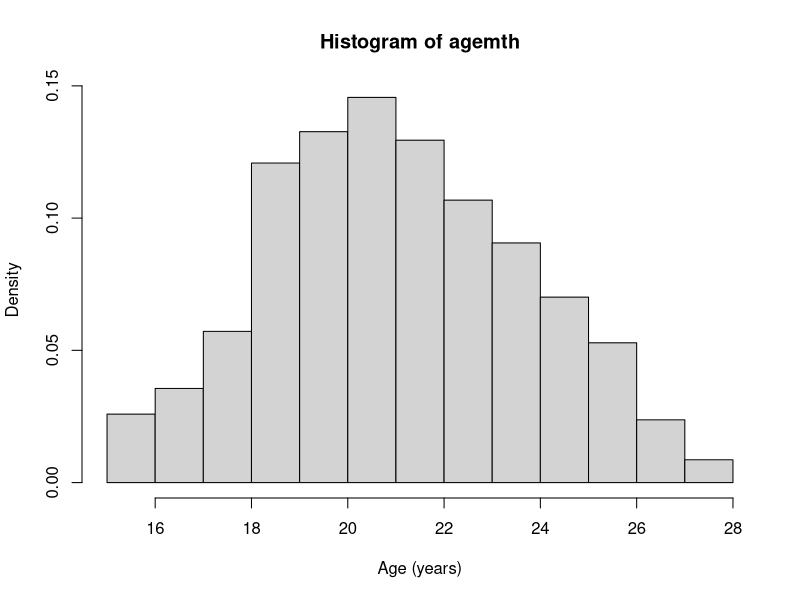
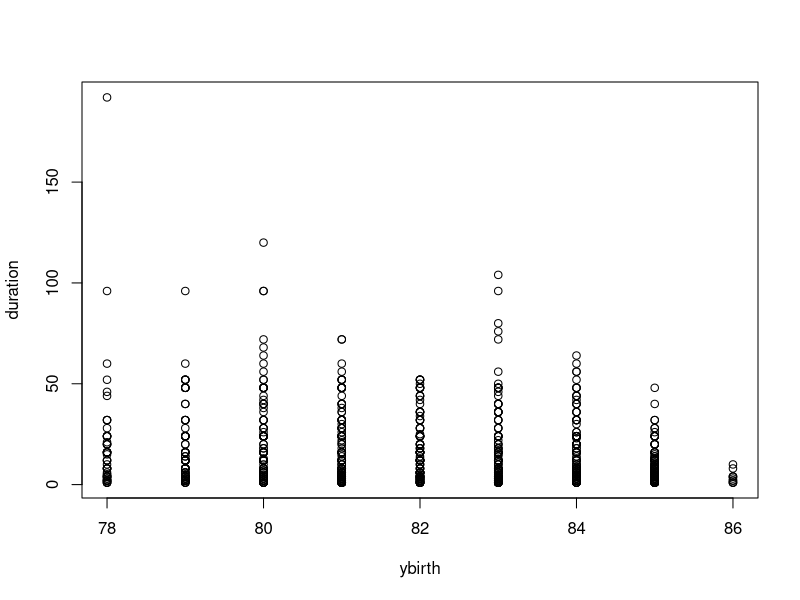
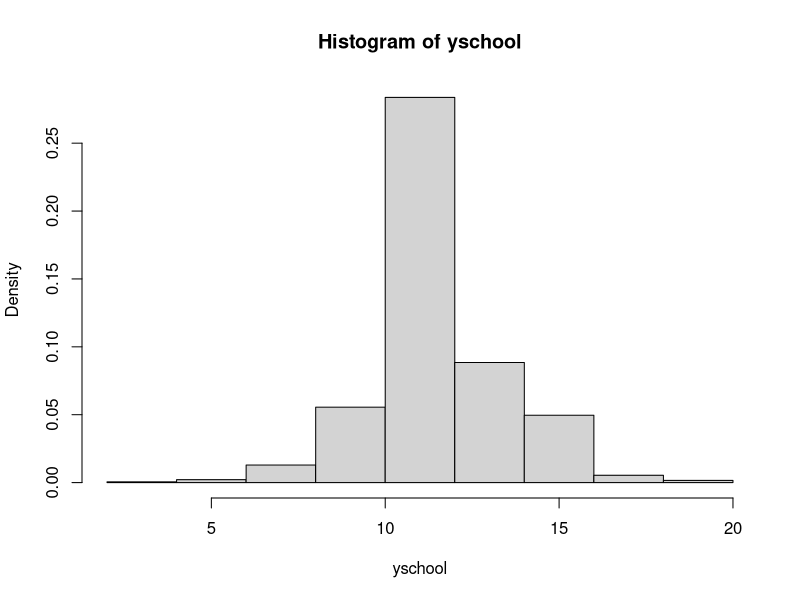
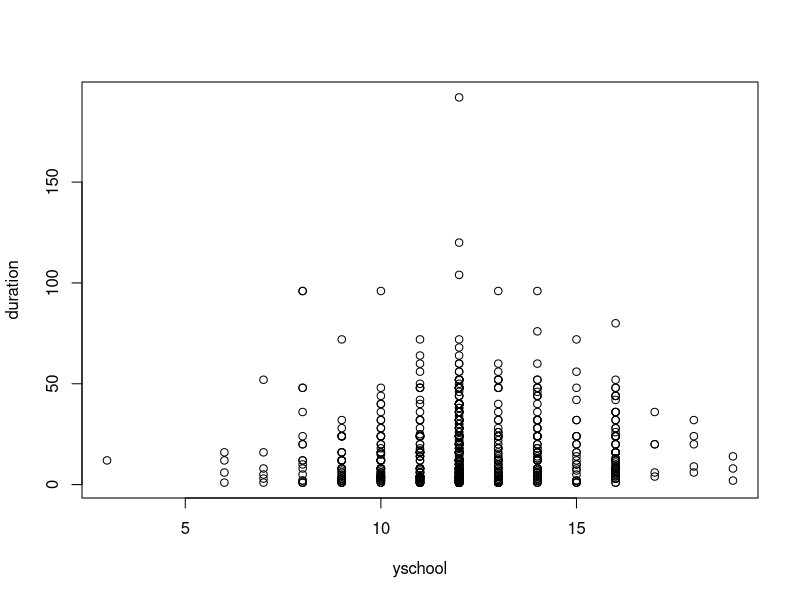
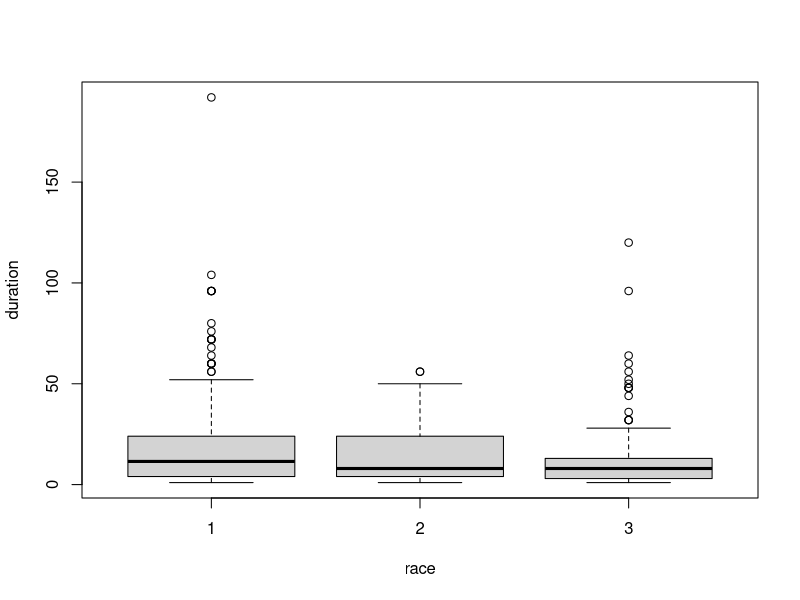
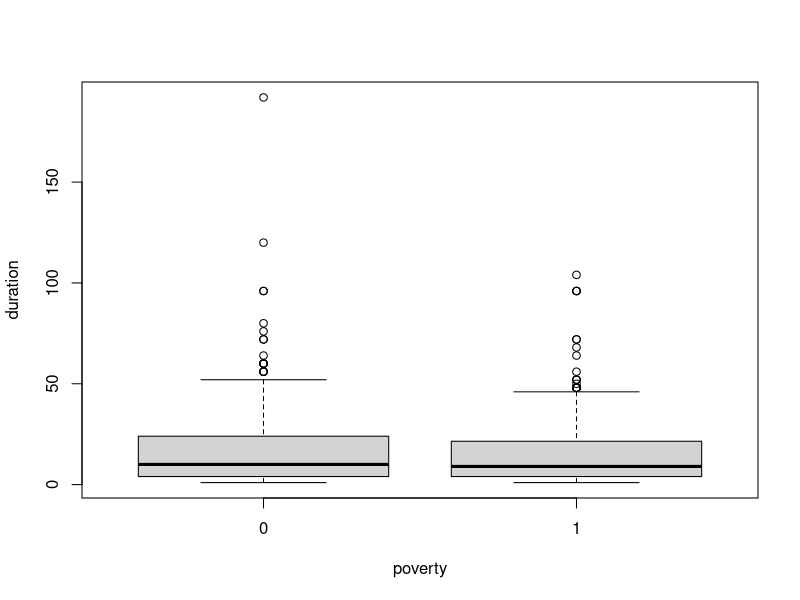
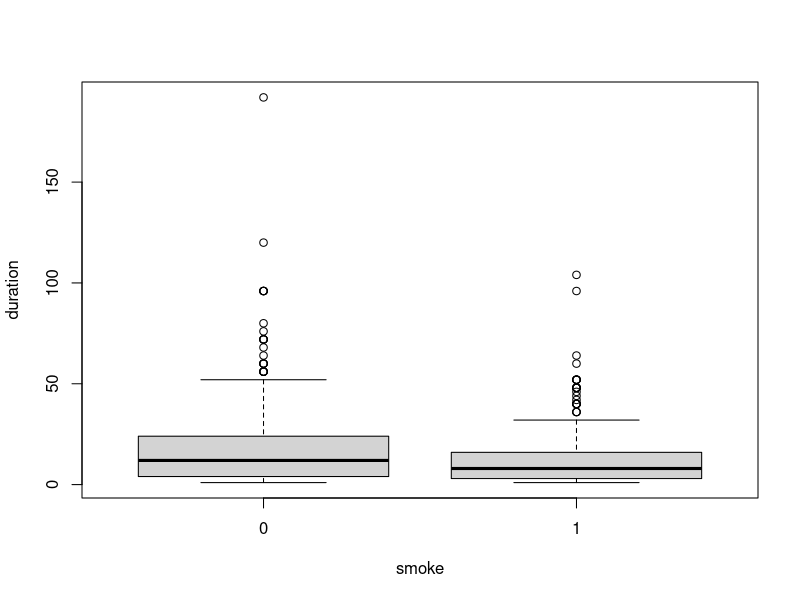
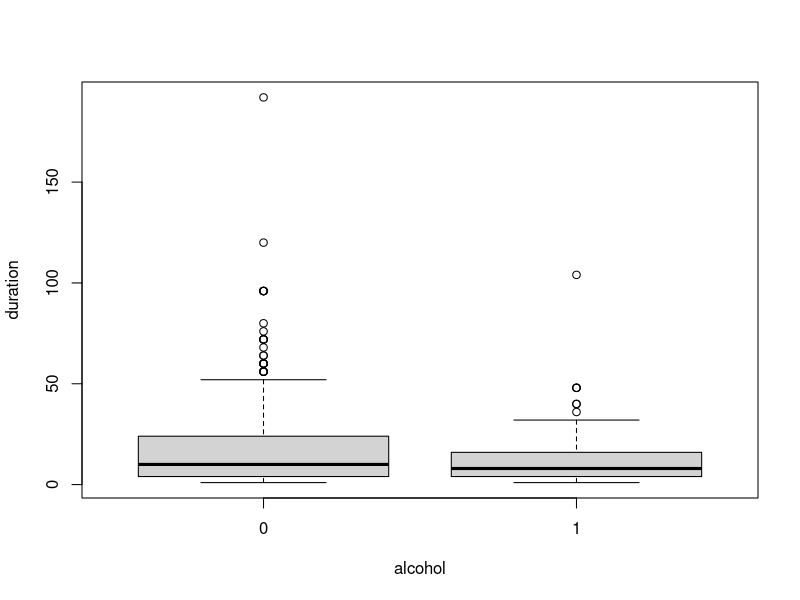

These figures' R source, in order:
## clear list
rm(list = ls())
## Install survival and KMsurv library
library(survival)
library(KMsurv)

## Define bfeed as a data frame, attach it the the script so we do not have to rewrite it everytime we use the data frame
data(bfeed)
attach(bfeed)

## Call bfeed to look at the data
bfeed

## See the number of row, the number of censored data, and the summary of bfeed
nrow(bfeed)
nrow(subset(bfeed, delta=="0"))
summary(bfeed)
## There are 927 rows = 927 samples
## It can be found that race, poverty, smoke, alcohol, and pc3mth which are factors are still treated as numerical features

## Convert those features to factor
bfeed$race <- factor(bfeed$race)
bfeed$poverty <- factor(bfeed$poverty)
bfeed$smoke <- factor(bfeed$smoke)
bfeed$alcohol <- factor(bfeed$alcohol)
bfeed$pc3mth <- factor(bfeed$pc3mth)


## Check the summary again, now they all are factors
summary(bfeed)
bfeed

## We study the distribution of the age of mother at birth of child
hist(agemth, freq = FALSE, xlab = "Age (years)")
plot(ybirth, duration)
## From the histogram plot, It is found that the sample group's age forms a normal distribution from the min of 15 to max of 28 years old
## From the dot plot, we can already identify some outliers as there are just three 18 yrs old and five 28 yrs old 
## and seven samples who breast feed near and more than 100 weeks out of total 927.

## We study the distribution of the education level of mother too
hist(yschool, freq = FALSE, xlab = "yschool")
plot(yschool, duration)

## Now, let's see if there are any noticeable information on duration of breastfeed on each factor using box plots
boxplot(duration ~ race)
boxplot(duration ~ poverty)
boxplot(duration ~ smoke)
boxplot(duration ~ alcohol)
boxplot(duration ~ pc3mth)
## there is not a significant information we can acquire from this exercise except 
## that the distribution of the "other" race is narrower than the other two which is not very useful

### Survival analysis ###

## Start with the Kaplan-Meier analysis on the general model
fit <- survfit(Surv(duration, delta) ~ 1, data = bfeed, conf.type = "log")
summary(fit)
## Since the upper 95% CI is never above 1, it is safe to use the log method 

## Followed by the Kaplan-Meier curve 
plot(fit, conf.int = 0.95, conf.type= "log", ylim = (0.0:1.0), mark.time = FALSE, col = 1:1, xlab = "Duration", ylab = "Survival")

## Now try with log-log to see the difference
fit_log2 <- survfit(Surv(duration, delta) ~ 1, data = bfeed, conf.type = "log-log")
summary(fit_log2)

plot(fit_log2, conf.int = 0.95, conf.type= "log-log", ylim = (0.0:1.0), mark.time = FALSE, col = 1:1, xlab = "Duration", ylab = "Survival")

## Next we will look at the effect of each feature to the Survivability with log-rank test

## race
fit_race <- survfit(Surv(duration, delta) ~ race, data = bfeed, conf.type = "log")
summary(fit_race)
plot(fit_race, conf.int = 0.95, conf.type= "log", ylim = (0.0:1.0),mark.time = FALSE, col = 1:3, xlab = "Duration", ylab = "Survival", main = "KPM by race")
legend("topright", legend = unique(bfeed$race), lty = 3, col = 1:3, bty = "n", ncol =3)
diff_race <- survdiff(Surv(duration, delta) ~race, data = bfeed)
diff_race
## from the result, we see that the Chi^2 is above 3.841 and the p-value < 0.05 
## The indication that we can reject the null hypothesis
## We can also see that race 1 (white)'s observed breastfeeding completion is less than the expected number, whereas it is higher for the other two races 

## poverty
fit_poor <- survfit(Surv(duration, delta) ~ poverty, data = bfeed, conf.type = "log")
summary(fit_poor)
plot(fit_poor, conf.int = 0.95, conf.type= "log", ylim = (0.0:1.0),mark.time = FALSE, col = 1:2, xlab = "Duration", ylab = "Survival", main = "KPM by poverty")
legend("topright", legend = unique(bfeed$poverty), lty = 2, col = 1:2, bty = "n", ncol =2)
diff_poor <- survdiff(Surv(duration, delta) ~poverty, data = bfeed)
diff_poor
## from the result, we see that the Chi^2 is below 3.841 and the p-value > 0.05 
## The indication that we cannot reject the null hypothesis

## smoke
fit_smoke <- survfit(Surv(duration, delta) ~ smoke, data = bfeed, conf.type = "log")
summary(fit_smoke)
plot(fit_smoke, conf.int = 0.95, conf.type= "log", ylim = (0.0:1.0),mark.time = FALSE, col = 1:2, xlab = "Duration", ylab = "Survival", main = "KPM by smoke")
legend("topright", legend = unique(bfeed$smoke), lty = 2, col = 1:2, bty = "n", ncol =2)
diff_smoke <- survdiff(Surv(duration, delta) ~smoke, data = bfeed)
diff_smoke
## from the result, we see that the Chi^2 is above 3.841 and the p-value < 0.05 
## The indication that we can reject the null hypothesis
## We can also see that the non-smoking group has more samples with complete breastfeeding than expected, while the smoking group has less

## alcohol
fit_alcohol <- survfit(Surv(duration, delta) ~ alcohol, data = bfeed, conf.type = "log")
summary(fit_alcohol)
plot(fit_alcohol, conf.int = 0.95, conf.type= "log", ylim = (0.0:1.0),mark.time = FALSE, col = 1:2, xlab = "Duration", ylab = "Survival", main = "KPM by alcohol")
legend("topright", legend = unique(bfeed$alcohol), lty = 2, col = 1:2, bty = "n", ncol =2)
diff_alcohol <- survdiff(Surv(duration, delta) ~alcohol, data = bfeed)
diff_alcohol
## from the result, we see that the Chi^2 is below 3.841 and the p-value > 0.05 
## The indication that we cannot reject the null hypothesis 

## pc3mth
fit_pc3mth <- survfit(Surv(duration, delta) ~ pc3mth, data = bfeed, conf.type = "log")
summary(fit_pc3mth)
plot(fit_pc3mth, conf.int = 0.95, conf.type= "log", ylim = (0.0:1.0),mark.time = FALSE, col = 1:2, xlab = "Duration", ylab = "Survival", main = "KPM by parental care after 3rd month")
legend("topright", legend = unique(bfeed$pc3mth), lty = 2, col = 1:2, bty = "n", ncol =2)
diff_pc3mth <- survdiff(Surv(duration, delta) ~pc3mth, data = bfeed)
diff_pc3mth
## from the result, we see that the Chi^2 is below 3.841 and the p-value > 0.05 
## The indication that we cannot reject the null hypothesis

## It seems that we can disregard poverty, alcohol, and the parental care influence in the completion of breastfeeding
## However, let's see if the Cox proportional hazards regression model agree with this conclusion

cox_fit_gen <- coxph(Surv(duration, delta) ~ race + poverty + smoke + alcohol + agemth + ybirth + yschool + pc3mth, data = bfeed)
cox_fit_gen
## we have an agreement on alcohol and parental care but not on poverty as its Wald test p-value is < 0.05, so let's also use the likelihood ratio test to be more confident
cox_fit_no_alcohol <- update(cox_fit_gen,. ~ . - alcohol)
anova(cox_fit_gen,cox_fit_no_alcohol)
cox_fit_no_pc3mth <- update(cox_fit_gen,. ~ . - pc3mth)
anova(cox_fit_gen,cox_fit_no_pc3mth)
# From the result, we can conclude that alcohol and pc3mth can be dropped as their likelihood ratio test's p-values are close to their Wald test's 

## Update the gen model to remove alcohol and pc3mth and do the Wald test again to see the p-value of poverty
cox_fit_gen <- coxph(Surv(duration, delta) ~ race + poverty + smoke + agemth + ybirth + yschool, data = bfeed)
cox_fit_gen
## It has increased but still < 0.05 which, and we still cannot disregard it

## Let's also do the likelihood ratio test to confirm
cox_fit_no_poverty <- update(cox_fit_gen,. ~ . - poverty)
anova(cox_fit_gen,cox_fit_no_poverty)
## It is said that poverty feature is statistically significant despite the suggestion of the log-rank test to be otherwise

## From the Wald test, it suggests that the feature "age of mother at birth of child" might not be significant
## Let's apply the likelihood ratio test to confirm
cox_fit_no_agemth <- update(cox_fit_gen,. ~ . - agemth)
anova(cox_fit_gen,cox_fit_no_agemth)
## We can conclude that the age feature is not statistically significant and can be disregarded

## now we update the general Cox proportional hazards regression model to disregard the agemth
cox_fit_gen <- update(cox_fit_gen,. ~ . - agemth)
cox_fit_gen

## From the Wald test, it is also said that p-value of race 2 is not statistically significant, however it is not possible to drop as race3 is significant
## Therefore, we will try combining race2 and race3 such that the race feature contains only 1=white and 2=other
race2 <- race
race2
race2[race2 == 3] <- 2
race2

## Create a general Cox proportional hazards regression model of the data frame with new race column
cox_fit_new_race <- update(cox_fit_gen,. ~ . - race + factor(race2))
cox_fit_new_race
## The Wald test's p-value of the new race column is < 0.05, which says that it is significant

## Check the two models with the Akaike Information Criterion as the new model is not a nested model of the general one 
AIC(cox_fit_gen,cox_fit_new_race)
## We found that the drop in AIC is 1 which means the model with race feature is slightly better

## Let's test again with the general and nested models
cox_fit_no_race <- update(cox_fit_gen,. ~ . - race)
anova(cox_fit_gen,cox_fit_no_race)
## The Likelihood ratio test suggested still that feature "race" is significant, therefore we cannot reject the null hypothesis as all test led to the same conclusion

## Therefore, we have our best fit model below (with new race column)
cox_fit_best <- coxph(Surv(duration, delta) ~ race + poverty + smoke + ybirth + yschool - race + factor(race2), data = bfeed)
cox_fit_best

## Also get the general model back just in case we need it
cox_fit <- coxph(Surv(duration, delta) ~ race + poverty + smoke + alcohol + agemth + ybirth + yschool + pc3mth, data = bfeed)
cox_fit

## Next we use the residual to check the quality of the model

## 1st, we try martingale residual
resDev <- residuals(cox_fit_best, "martingale") 
plot(resDev, main = "Martingale residual", pch = 15, col = 1 + delta)
lines(lowess(resDev), col = "orange", lwd = 2)

## plot against each numerical feature
#duration
plot(duration, resDev, main = "Martingale residual", pch = 15, col = 1 + delta)
lines(lowess(duration, resDev), col = "orange", lwd = 2)
## we found that the model does not conform to linearity when it is duration feature

#poverty
plot(poverty, resDev, main = "Martingale residual", pch = 15, col = 1 + delta)
lines(lowess(poverty, resDev), col = "orange", lwd = 2)

#smoke
plot(smoke, resDev, main = "Martingale residual", pch = 15, col = 1 + delta)
lines(lowess(smoke, resDev), col = "orange", lwd = 2)

#agemth
plot(agemth, resDev, main = "Martingale residual", pch = 15, col = 1 + delta)
lines(lowess(agemth, resDev), col = "orange", lwd = 2)

#ybirth
plot(ybirth, resDev, main = "Martingale residual", pch = 15, col = 1 + delta)
lines(lowess(ybirth, resDev), col = "orange", lwd = 2)

#yschool
plot(yschool, resDev, main = "Martingale residual", pch = 15, col = 1 + delta)
lines(lowess(yschool, resDev), col = "orange", lwd = 2)

#race2
plot(race2, resDev, main = "Martingale residual", pch = 15, col = 1 + delta)
lines(lowess(race2, resDev), col = "orange", lwd = 2)


## 2nd we use deviance residual
resDev <- residuals(cox_fit_best, "deviance") 
plot(resDev, main = "Deviance residual", pch = 15, col = 1 + delta)
lines(lowess(resDev), col = "blue", lwd = 2)

## plot against each numerical feature
#duration
plot(duration, resDev, main = "Deviance residual", pch = 15, col = 1 + delta)
lines(lowess(duration, resDev), col = "blue", lwd = 2)
## Onceagain, we found that the model does not conform to linearity when it is duration feature

#poverty
plot(poverty, resDev, main = "Deviance residual", pch = 15, col = 1 + delta)
lines(lowess(poverty, resDev), col = "blue", lwd = 2)

#smoke
plot(smoke, resDev, main = "Deviance residual", pch = 15, col = 1 + delta)
lines(lowess(smoke, resDev), col = "blue", lwd = 2)

#agemth
plot(agemth, resDev, main = "Deviance residual", pch = 15, col = 1 + delta)
lines(lowess(agemth, resDev), col = "blue", lwd = 2)

#ybirth
plot(ybirth, resDev, main = "Deviance residual", pch = 15, col = 1 + delta)
lines(lowess(ybirth, resDev), col = "blue", lwd = 2)

#yschool
plot(yschool, resDev, main = "Deviance residual", pch = 15, col = 1 + delta)
lines(lowess(yschool, resDev), col = "blue", lwd = 2)

#race2
plot(race2, resDev, main = "Deviance residual", pch = 15, col = 1 + delta)
lines(lowess(race2, resDev), col = "blue", lwd = 2)


## Finally we check the proportional hazard assumption 
plot(cox.zph(cox_fit_best))

#poverty
cox_fit_poverty <- coxph(Surv(duration, delta) ~ poverty, data = bfeed)
plot(cox.zph(cox_fit_poverty))

#smoke
cox_fit_smoke <- coxph(Surv(duration, delta) ~ smoke, data = bfeed)
plot(cox.zph(cox_fit_smoke))

#ybirth
cox_fit_ybirth <- coxph(Surv(duration, delta) ~ ybirth, data = bfeed)
plot(cox.zph(cox_fit_ybirth))

#yschool
cox_fit_yschool <- coxph(Surv(duration, delta) ~ yschool, data = bfeed)
plot(cox.zph(cox_fit_yschool))

#factor(race2)
cox_fit_new_race <- coxph(Surv(duration, delta) ~ factor(race2), data = bfeed)
plot(cox.zph(cox_fit_new_race))

## We can conclude that the assumption is satisfied

